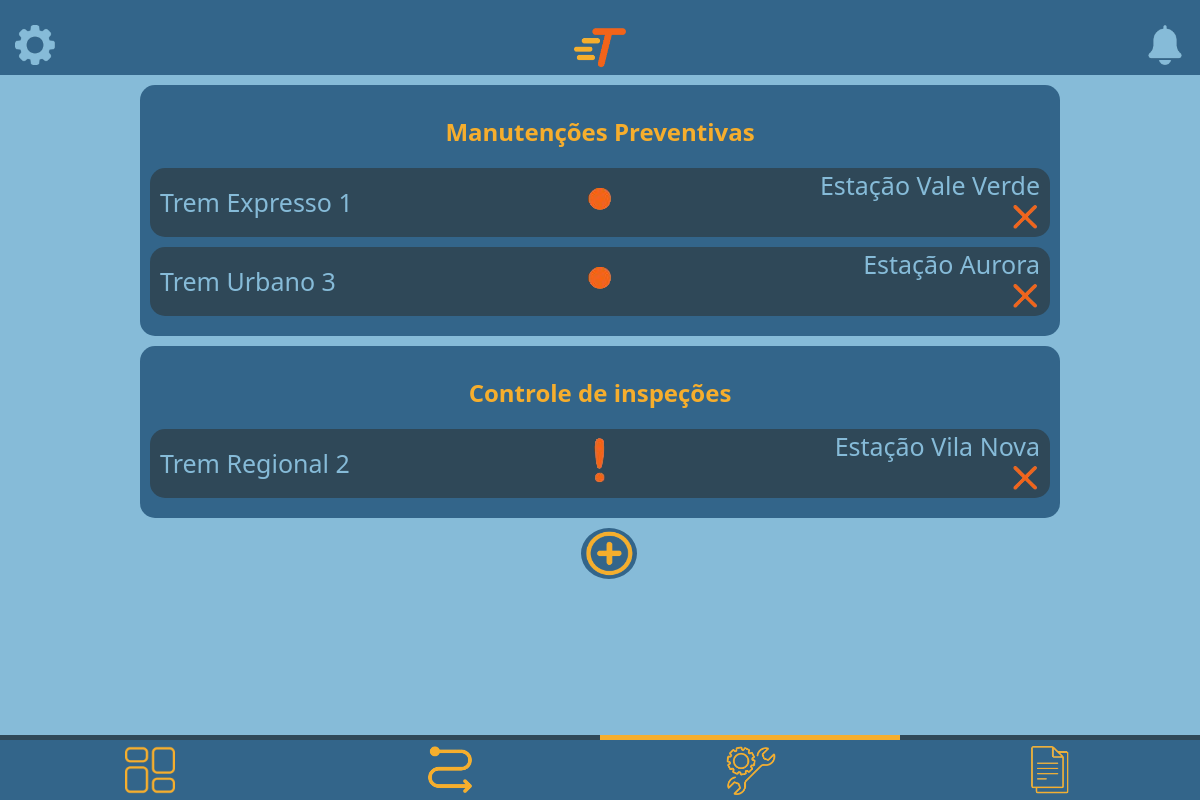
/sistema/private/user/manutencao/manutencao.php (signed in), run on the app's committed database.
### tables this page shows
CREATE TABLE manutencoes(
	id INT AUTO_INCREMENT NOT NULL PRIMARY KEY,
    tipoManutencao ENUM('Manutenções Preventivas', 'Controle de inspeções') NOT NULL,
    idEstacao INT NOT NULL,
    descricao VARCHAR(120) NULL,
    idTrem INT NOT NULL,
    FOREIGN KEY (idTrem) REFERENCES trens(id),
    FOREIGN KEY (idEstacao) REFERENCES estacoes(id)
);

CREATE TABLE trens(
	id INT AUTO_INCREMENT NOT NULL PRIMARY KEY,
    nome VARCHAR(120) UNIQUE NOT NULL,
    desempenho INT NOT NULL,
    mes ENUM('Janeiro', 'Fevereiro', 'Março', 'Abril', 'Maio', 'Junho', 'Julho', 'Agosto', 'Setembro', 'Outubro', 'Novembro', 'Dezembro') NOT NULL,
    consumo INT NOT NULL,
    velocidade DECIMAL(10,2) NOT NULL,
    quantidadePassageiros INT,
    localizacaoX INT,
    localizacaoY INT,
    parado BOOLEAN,
    ativo BOOLEAN,
    idEstacao INT NOT NULL,
    idRota INT NOT NULL,
    horaSaida TIME,
    ordemRota INT,
    FOREIGN KEY (idEstacao) REFERENCES estacoes(id),
    FOREIGN KEY (idRota) REFERENCES rotas(id)
);

CREATE TABLE estacoes(
	id INT AUTO_INCREMENT NOT NULL PRIMARY KEY,
    nomeEstacao ENUM('Estação Aurora', 'Estação Vila Nova', 'Estação Vale Verde', 'Estação São Pedro') NOT NULL,
    temperatura DECIMAL NOT NULL,
    umidade DECIMAL NOT NULL,
    estaChovendo BOOLEAN NOT NULL
);

### sistema/private/user/manutencao/manutencao.php (the view, shortened to what this page needs)
<?php
include '../../conexao/conexao.php';
$sqlMantuncao = "SELECT manutencoes.id, manutencoes.tipoManutencao, estacoes.nomeEstacao, trens.nome, manutencoes.descricao FROM manutencoes INNER JOIN estacoes ON manutencoes.idEstacao = estacoes.id INNER JOIN trens ON manutencoes.idTrem = trens.id";
$reultManutencao = $conn->query($sqlMantuncao);
$preventivas = [];
$inspecoes = [];
if ($reultManutencao && $reultManutencao->num_rows > 0) {
    while ($row = $reultManutencao->fetch_assoc()) {
        if ($row['tipoManutencao'] == 'Manutenções Preventivas') {
            $preventivas[] = $row;
        } elseif ($row['tipoManutencao'] == 'Controle de inspeções') {
            $inspecoes[] = $row;
        }
    }
}
?>
<!DOCTYPE html>
<html lang="pt-BR">
<head>
    <link rel="stylesheet" href="../../../style/style.css">
</head>
<body>
<header class="headerPrincipal">
    <a href="../../../private/<?php if($_SESSION['tipo'] == 'admin'){echo 'admin/config/configAdmin.php';} else {echo 'user/config/configFuncionario.php';}?>"><img src="../../../assets/icons/header/engrenagemIcone.png" alt="Configurações"></a>
    <img src="../../../assets/logos/logoPequena.png" alt="Logo">
    <a href="../alertas.php"><img src="../../../assets/icons/header/sinoIcone.png" alt="Notificações"></a>
</header>
    <main>
    <form method="POST" action="deletarManutencao.php">
    <section class="secaoInfoManutencao">
        <h2 class="amarelo">Manutenções Preventivas</h2>
        <?php
        if (count($preventivas) > 0) {
            foreach ($preventivas as $row) {
                $descricao = $row['descricao'];
                $estacaoManutencao = $row['nomeEstacao'];
                $tremManutencao = $row['nome'];
                $id = $row['id'];
                echo "<div class='dadoInfo'>
                <div class='dadoInfoLeft'>
                    <p class='textoPrincipalDado'>$tremManutencao</p>
                    <p class='textoSecundarioDado'>$descricao</p>
                </div>
                <div class='dadoInfoCenter'>
                    <img src='../../../assets/icons/dashboard/circuloLaranjaIcone.png' alt='iconeUrgência'>
                </div>
                <div class='dadoInfoRight'>
                    <p class='textoPrincipalDado'>$estacaoManutencao</p>
                    <a href='deletarManutencao.php?ida=$id'><img class='manutencaoFinalAlerta' src='../../../assets/icons/alertas/fecharIcone.png' alt='iconeDeletarManutencao'></a>
                </div>
            </div>";
            }
        } else {
            echo "<div id='semAlertas'>Não há manutenções no momento.</div>";
        }
        ?>
    </section>
    <section class="secaoInfoManutencao">
        <h2 class="amarelo">Controle de inspeções</h2>
        <?php
        if (count($inspecoes) > 0) {
            foreach ($inspecoes as $row) {
                $descricao = $row['descricao'];
                $estacaoManutencao = $row['nomeEstacao'];
                $tremManutencao = $row['nome'];
                $id = $row['id'];
                echo "<div class='dadoInfo'>
                <div class='dadoInfoLeft'>
                    <p class='textoPrincipalDado'>$tremManutencao</p>
                    <p class='textoSecundarioDado'>$descricao</p>
                </div>
                <div class='dadoInfoCenter'>
                    <img src='../../../assets/icons/dashboard/esclamaçãoIcone.png' alt='iconeUrgência'>
                </div>
                <div class='dadoInfoRight'>
                    <p class='textoPrincipalDado'>$estacaoManutencao</p>
                    <a href='deletarManutencao.php?ida=$id'><img class='manutencaoFinalAlerta' src='../../../assets/icons/alertas/fecharIcone.png' alt='iconeDeletarManutencao'></a>
                </div>
            </div>";
            }
        } else {
            echo "<div id='semAlertas'>Não há inspeções no momento.</div>";
        }
        ?>
    </section>
    <a href='../config/criarManutencao.php?id=$id'><img class='iconeAddManutencoes quadradoAzulNormalPequenoManutencoes' src='../../../assets/icons/dashboard/addRota.png' alt='iconeAdicionarManutencao'></a>
</form>
    </main>
    <div class="espacoFooterPrincipal"></div>
    <footer class="footerPrincipal">
        <div class="barraLinhaSelecao">
            <div class="linhaAmarela linhaPos3"></div>
        </div>
        <div class="navbar">
            <a href="../dashboard/dashboard.php"><img src="../../../assets/icons/footer/dashboardIcone.png" alt="Dashboard"></a>
            <a href="../gerenciadorDeRotas/gerenciarRotas.php"><img src="../../../assets/icons/footer/rotasIcone.png" alt="Rotas"></a>
            <a href=""><img src="../../../assets/icons/footer/manutencaoIcone.png" alt="Manutenção"></a>
            <a href="../relatorios/relatorios.php"><img src="../../../assets/icons/footer/relatoriosIcone.png" alt="Relatórios"></a>
        </div>
    </footer>
</body>
</html>

### sistema/style/style.css (style rules this page uses)
:root { --corAzulNormal: #33658a; --corAzulEscuro: #2f4858; --corAmarelo: #f6ae2d; --corAzulClaro: #86bbd8; --fonte-Segoe: 'Segoe UI', Tahoma, Geneva, Verdana, sans-serif; --fonte-OpenSans: OpenSans, Arial, Helvetica, sans-serif; --corLaranja: #f26419; }
body { background-color: var(--corAzulClaro); margin: 0; min-height: 100vh; font-family: var(--fonte-Segoe); }
.headerPrincipal { background-color: var(--corAzulNormal); display: flex; justify-content: space-between; align-items: center; position: relative; padding: 25px 15px 5px 15px; }
.headerPrincipal img { height: 40px; }
.espacoFooterPrincipal { height: 70px; }
.footerPrincipal { position: fixed; width: 100%; bottom: 0; }
.footerPrincipal .navbar { background-color: var(--corAzulNormal); justify-content: center; display: flex; }
.navbar img { margin: 5px 17px; height: 50px; }
.navbar a { width: 25%; display: flex; justify-content: center; }
.barraLinhaSelecao { background-color: var(--corAzulEscuro); }
.linhaAmarela { background-color: var(--corAmarelo); padding-top: 5px; }
.linhaPos3 { margin-left: 50%; margin-right: 25%; }
.secaoInfoManutencao { background-color: var(--corAzulNormal); border-radius: 15px; margin: 10px 5%; padding: 10px; text-align: center; max-width: 900px; width: 90%; margin-left: auto; margin-right: auto; }
.manutencaoFinalAlerta { margin-left: auto; margin: none; height: 30px; width: 30px; }
.dadoInfo { background-color: var(--corAzulEscuro); color: var(--corAzulClaro); display: flex; align-items: center; border-radius: 15px; margin-bottom: 10px; }
.textoPrincipalDado { font-size: 25px; margin: 0; }
.dadoInfoLeft { text-align: left; margin-left: 10px; width: 45%; }
.dadoInfoCenter { width: 10%; }
.dadoInfoRight { text-align: right; margin-right: 10px; width: 45%; }
.quadradoAzulNormalPequenoManutencoes { display: flex; align-items: center; justify-content: center; background: var(--corAzulNormal); border-radius: 50%; width: 40px; height: 40px; margin-left: 43%; border: 3px solid var(--corAzulNormal); }
@media (min-width: 1024px) { .quadradoAzulNormalPequenoManutencoes { margin-left: 48.4%; } }
.iconeAddManutencoes { height: 45px; width: 50px; }
.amarelo { color: #f6ae2d; }

### data on the page
manutencoes: idTrem.nome "Trem Expresso 1", idEstacao.nomeEstacao "Estação Vale Verde"
manutencoes: idTrem.nome "Trem Urbano 3", idEstacao.nomeEstacao "Estação Aurora"
manutencoes: idTrem.nome "Trem Regional 2", idEstacao.nomeEstacao "Estação Vila Nova"
